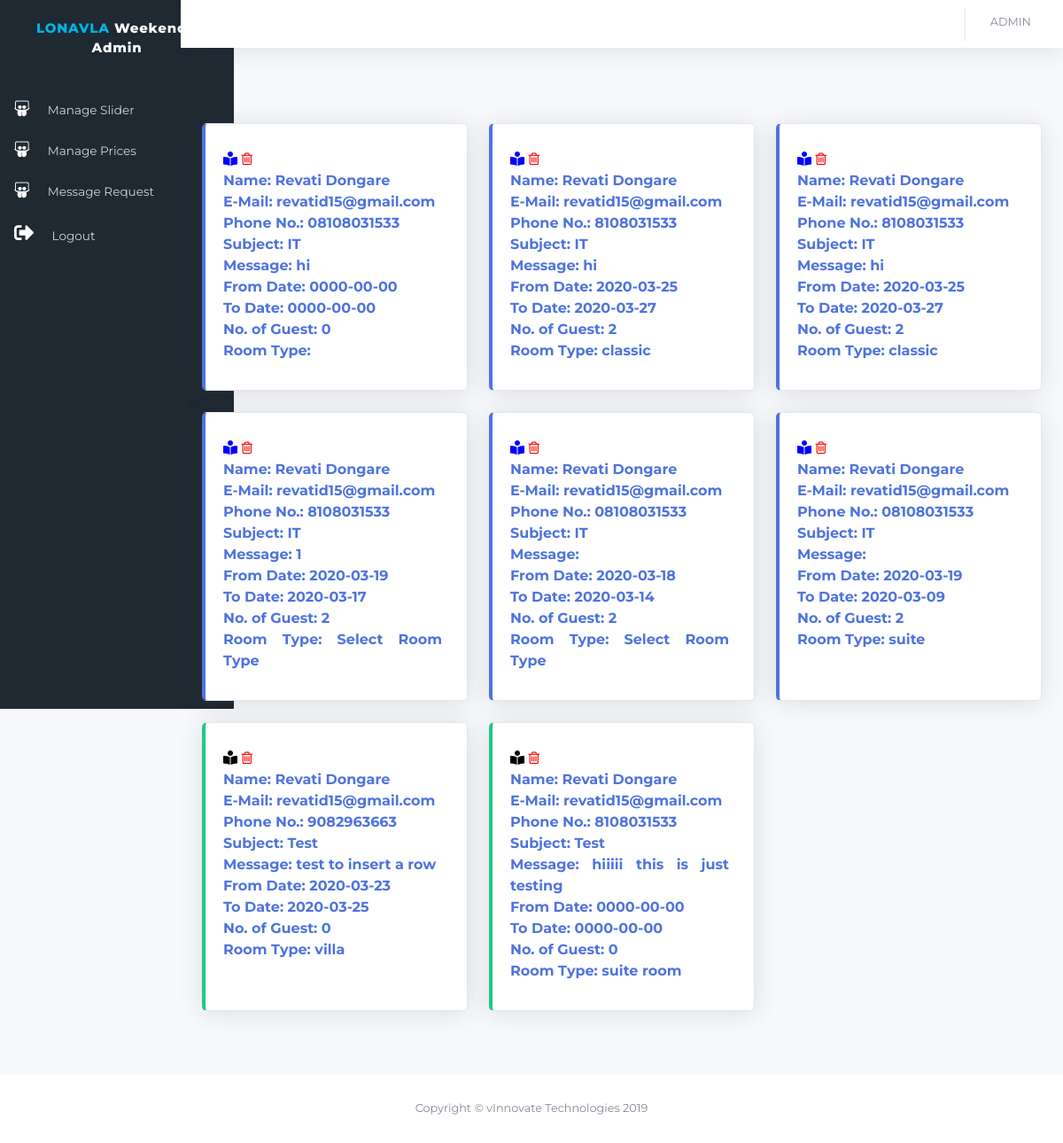
/admin/manage_contact.php (signed in), run on the app's committed database.
### tables this page shows
CREATE TABLE `manage_contacts` (
  `id` int(11) NOT NULL,
  `name` varchar(255) NOT NULL,
  `email` varchar(255) NOT NULL,
  `phone` varchar(255) NOT NULL,
  `subject` varchar(255) NOT NULL,
  `message` varchar(255) NOT NULL,
  `from_date` date NOT NULL,
  `to_date` date NOT NULL,
  `room_type` varchar(255) NOT NULL,
  `guest_num` int(11) NOT NULL,
  `mark_as_read` int(1) NOT NULL
);

### admin/manage_contact.php (the view, shortened to what this page needs)
<!DOCTYPE html>
<html lang="en">
<head>
  <?php include 'includes/head.php';?>
</head>
<body id="page-top">
  <div id="wrapper">
    <?php include 'includes/sidebar.php'; ?>
    <div id="content-wrapper" class="d-flex flex-column">
      <div id="content" class="maincontent">
        <?php include 'includes/navbar.php';?>
<div class="container-fluid actualcontent mb-5">
        <div class="row mt-2">
<?php
                             $query = "SELECT * FROM `manage_contacts` ORDER BY `mark_as_read` ASC";
                             include 'config.php';
                            $stmt=$conn->prepare($query);
                             $stmt->execute();
                             $res=$stmt->fetchAll();
                              foreach($res as $row){
                                if($row['mark_as_read'] == 0){
                        ?>
            <div class="col-xl-4 col-md-6 mb-4">
              <div class="card border-left-primary shadow h-100 py-2">
                <div class="card-body">
                  <div class="row no-gutters align-items-center">
                    <div class="col mr-2">
                      <div class="text-xs font-weight-bold text-primary  mb-1" align="justify">
                         <a title="Mark As Read" href="active.php?q=<?php echo $row['id'];?>&table_name=manage_contacts&status=active" ><i class="fas fa-book-reader" style="color:blue" ></i>
                         <a href="delete.php?q=<?php echo $row['id'];?>&table_name=manage_contacts"><i class="fa fa-trash-o" style="color:red" title="delete"></i></a>
                         <br>
                         Name: <?php echo $row['name'];?><br>
                          E-Mail: <?php echo $row['email'];?><br>
                          Phone No.: <?php echo $row['phone']; ?><br>
                          Subject: <?php echo $row['subject'];?><br>
                          Message: <?php echo $row['message'];?><br>
                          From Date: <?php echo $row['from_date'];?><br>
                          To Date: <?php echo $row['to_date'];?><br>
                          No. of Guest: <?php echo $row['guest_num'];?><br>
                          Room Type: <?php echo $row['room_type'];?><br>
                      </div>
                    </div>
                  </div>
                </div>
              </div>
            </div>
<?php }
else{ ?>
  <div class="col-xl-4 col-md-6 mb-4">
              <div class="card border-left-success shadow  h-100 py-2">
                <div class="card-body">
                  <div class="row no-gutters align-items-center">
                    <div class="col mr-2">
                      <div class="text-xs font-weight-bold text-primary  mb-1" align="justify">
                         <i class="fas fa-book-reader" style="color:#000;"></i>
                         <a href="delete.php?q=<?php echo $row['id'];?>&table_name=manage_contacts"><i class="fa fa-trash-o" style="color:red" ></i></a>
                         <br>
                         Name: <?php echo $row['name'];?><br>
                          E-Mail: <?php echo $row['email'];?><br>
                          Phone No.: <?php echo $row['phone']; ?><br>
                          Subject: <?php echo $row['subject'];?><br>
                          Message: <?php echo $row['message'];?><br>
                          From Date: <?php echo $row['from_date'];?><br>
                          To Date: <?php echo $row['to_date'];?><br>
                          No. of Guest: <?php echo $row['guest_num'];?><br>
                          Room Type: <?php echo $row['room_type'];?><br>
                      </div>
                    </div>
                  </div>
                </div>
              </div>
            </div>
<?php }
} ?>
          </div>
</div>
      </div>
      <?php include 'includes/footer.php';?>
    </div>
  </div>
</body>
</html>

### data on the page
manage_contacts: name "Revati Dongare", email "revatid15@gmail.com", phone "08108031533", subject "IT", message "hi", from_date "0000-00-00", to_date "0000-00-00", guest_num "0"
manage_contacts: name "Revati Dongare", email "revatid15@gmail.com", phone "8108031533", subject "IT", message "hi", from_date "2020-03-25", to_date "2020-03-27", guest_num "2", room_type "classic"
manage_contacts: name "Revati Dongare", email "revatid15@gmail.com", phone "8108031533", subject "IT", message "hi", from_date "2020-03-25", to_date "2020-03-27", guest_num "2", room_type "classic"
manage_contacts: name "Revati Dongare", email "revatid15@gmail.com", phone "8108031533", subject "IT", message "1", from_date "2020-03-19", to_date "2020-03-17", guest_num "2", room_type "Select Room Type"
manage_contacts: name "Revati Dongare", email "revatid15@gmail.com", phone "08108031533", subject "IT", from_date "2020-03-18", to_date "2020-03-14", guest_num "2", room_type "Select Room Type"
manage_contacts: name "Revati Dongare", email "revatid15@gmail.com", phone "08108031533", subject "IT", from_date "2020-03-19", to_date "2020-03-09", guest_num "2", room_type "suite"
manage_contacts: name "Revati Dongare", email "revatid15@gmail.com", phone "9082963663", subject "Test", message "test to insert a row", from_date "2020-03-23", to_date "2020-03-25", guest_num "0", room_type "villa"
manage_contacts: name "Revati Dongare", email "revatid15@gmail.com", phone "8108031533", subject "Test", message "hiiiii this is just testing", from_date "0000-00-00", to_date "0000-00-00", guest_num "0", room_type "suite room"
